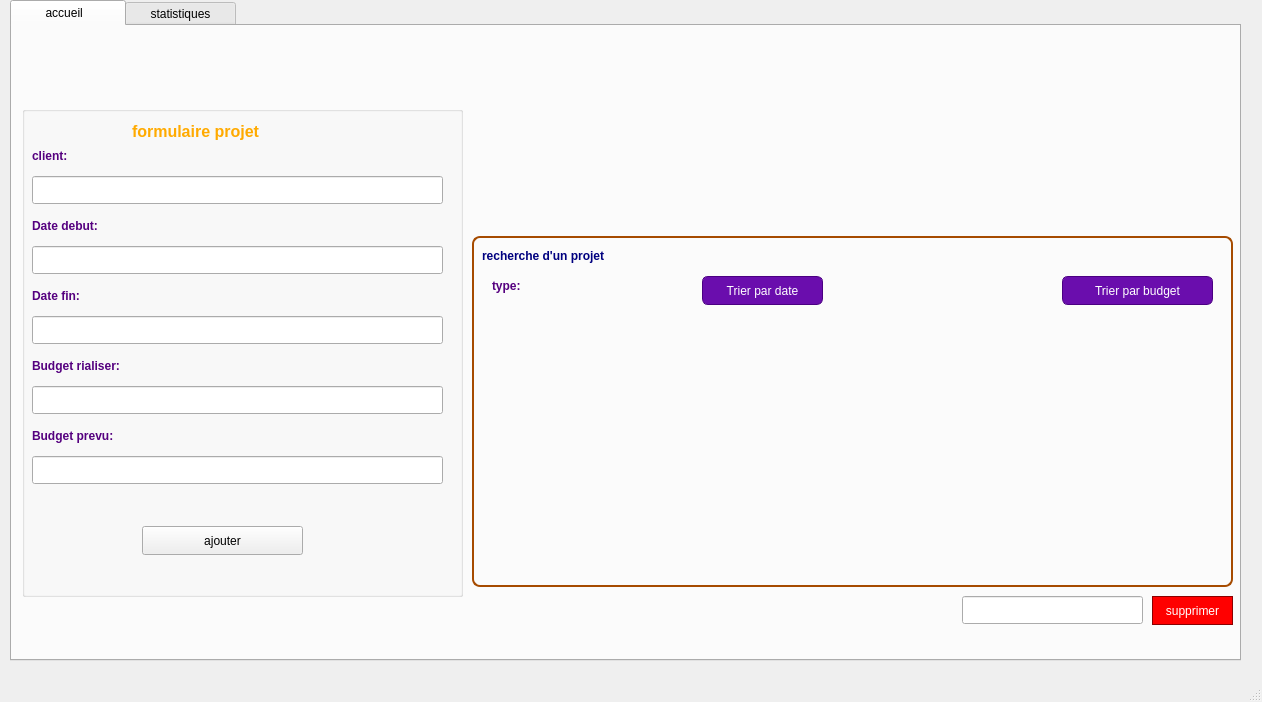
<?xml version="1.0" encoding="UTF-8"?>
<ui version="4.0">
 <class>gprojet</class>
 <widget class="QMainWindow" name="gprojet">
  <property name="geometry">
   <rect>
    <x>0</x>
    <y>0</y>
    <width>1262</width>
    <height>702</height>
   </rect>
  </property>
  <property name="windowTitle">
   <string>gprojet</string>
  </property>
  <widget class="QWidget" name="centralwidget">
   <widget class="QTabWidget" name="tabWidget">
    <property name="geometry">
     <rect>
      <x>10</x>
      <y>0</y>
      <width>1231</width>
      <height>661</height>
     </rect>
    </property>
    <property name="layoutDirection">
     <enum>Qt::LayoutDirection::LeftToRight</enum>
    </property>
    <property name="styleSheet">
     <string notr="true"/>
    </property>
    <property name="currentIndex">
     <number>0</number>
    </property>
    <property name="documentMode">
     <bool>false</bool>
    </property>
    <property name="tabsClosable">
     <bool>false</bool>
    </property>
    <property name="movable">
     <bool>false</bool>
    </property>
    <widget class="QWidget" name="acceuil">
     <attribute name="title">
      <string>       accueil         </string>
     </attribute>
     <widget class="QGroupBox" name="groupBox">
      <property name="geometry">
       <rect>
        <x>10</x>
        <y>80</y>
        <width>441</width>
        <height>491</height>
       </rect>
      </property>
      <property name="whatsThis">
       <string>&lt;html&gt;&lt;head/&gt;&lt;body&gt;&lt;p&gt;&lt;br/&gt;&lt;/p&gt;&lt;/body&gt;&lt;/html&gt;</string>
      </property>
      <property name="styleSheet">
       <string notr="true">background-color: #1E1E2F; color: white; QHeaderView::section { background-color: #5500FF; color: white; }.</string>
      </property>
      <property name="title">
       <string/>
      </property>
      <widget class="QLabel" name="lineEdit_ajoute">
       <property name="geometry">
        <rect>
         <x>110</x>
         <y>10</y>
         <width>211</width>
         <height>31</height>
        </rect>
       </property>
       <property name="text">
        <string>&lt;html&gt;&lt;head/&gt;&lt;body&gt;&lt;p&gt;&lt;span style=&quot; font-size:12pt; font-weight:700; color:#ffaa00;&quot;&gt;formulaire projet&lt;/span&gt;&lt;/p&gt;&lt;/body&gt;&lt;/html&gt;</string>
       </property>
      </widget>
      <widget class="QLineEdit" name="nomLineEdit">
       <property name="geometry">
        <rect>
         <x>10</x>
         <y>70</y>
         <width>411</width>
         <height>28</height>
        </rect>
       </property>
      </widget>
      <widget class="QLabel" name="label_nom">
       <property name="geometry">
        <rect>
         <x>10</x>
         <y>40</y>
         <width>211</width>
         <height>20</height>
        </rect>
       </property>
       <property name="text">
        <string>&lt;html&gt;&lt;head/&gt;&lt;body&gt;&lt;p&gt;&lt;span style=&quot; font-weight:700; color:#55007f;&quot;&gt;client:&lt;/span&gt;&lt;/p&gt;&lt;/body&gt;&lt;/html&gt;</string>
       </property>
      </widget>
      <widget class="QPushButton" name="addProjectButton">
       <property name="geometry">
        <rect>
         <x>120</x>
         <y>420</y>
         <width>161</width>
         <height>29</height>
        </rect>
       </property>
       <property name="styleSheet">
        <string notr="true"/>
       </property>
       <property name="text">
        <string>ajouter</string>
       </property>
      </widget>
      <widget class="QLabel" name="label_nom_3">
       <property name="geometry">
        <rect>
         <x>10</x>
         <y>110</y>
         <width>211</width>
         <height>20</height>
        </rect>
       </property>
       <property name="text">
        <string>&lt;html&gt;&lt;head/&gt;&lt;body&gt;&lt;p&gt;&lt;span style=&quot; font-weight:700; color:#55007f;&quot;&gt; Date debut:&lt;/span&gt;&lt;/p&gt;&lt;/body&gt;&lt;/html&gt;</string>
       </property>
      </widget>
      <widget class="QLabel" name="label_nom_4">
       <property name="geometry">
        <rect>
         <x>10</x>
         <y>180</y>
         <width>211</width>
         <height>20</height>
        </rect>
       </property>
       <property name="text">
        <string>&lt;html&gt;&lt;head/&gt;&lt;body&gt;&lt;p&gt;&lt;span style=&quot; font-weight:700; color:#55007f;&quot;&gt;Date fin:&lt;/span&gt;&lt;/p&gt;&lt;/body&gt;&lt;/html&gt;</string>
       </property>
      </widget>
      <widget class="QLabel" name="label_nom_5">
       <property name="geometry">
        <rect>
         <x>10</x>
         <y>250</y>
         <width>211</width>
         <height>20</height>
        </rect>
       </property>
       <property name="text">
        <string>&lt;html&gt;&lt;head/&gt;&lt;body&gt;&lt;p&gt;&lt;span style=&quot; font-weight:700; color:#55007f;&quot;&gt;Budget rialiser:&lt;/span&gt;&lt;/p&gt;&lt;/body&gt;&lt;/html&gt;</string>
       </property>
      </widget>
      <widget class="QLineEdit" name="dateDebutEdit">
       <property name="geometry">
        <rect>
         <x>10</x>
         <y>140</y>
         <width>411</width>
         <height>28</height>
        </rect>
       </property>
      </widget>
      <widget class="QLineEdit" name="dateFinEdit">
       <property name="geometry">
        <rect>
         <x>10</x>
         <y>210</y>
         <width>411</width>
         <height>28</height>
        </rect>
       </property>
      </widget>
      <widget class="QLineEdit" name="budgetRealiseLineEdit">
       <property name="geometry">
        <rect>
         <x>10</x>
         <y>280</y>
         <width>411</width>
         <height>28</height>
        </rect>
       </property>
      </widget>
      <widget class="QLabel" name="label_nom_6">
       <property name="geometry">
        <rect>
         <x>10</x>
         <y>320</y>
         <width>211</width>
         <height>20</height>
        </rect>
       </property>
       <property name="text">
        <string>&lt;html&gt;&lt;head/&gt;&lt;body&gt;&lt;p&gt;&lt;span style=&quot; font-weight:700; color:#55007f;&quot;&gt;Budget prevu:&lt;/span&gt;&lt;/p&gt;&lt;/body&gt;&lt;/html&gt;</string>
       </property>
      </widget>
      <widget class="QLineEdit" name="budgetPrevuLineEdit">
       <property name="geometry">
        <rect>
         <x>10</x>
         <y>350</y>
         <width>411</width>
         <height>28</height>
        </rect>
       </property>
      </widget>
     </widget>
     <widget class="QGroupBox" name="groupBox_recherche">
      <property name="geometry">
       <rect>
        <x>460</x>
        <y>190</y>
        <width>761</width>
        <height>371</height>
       </rect>
      </property>
      <property name="styleSheet">
       <string notr="true">QGroupBox {
    border: 2px solid #A64B00;
    border-radius: 8px;
    margin-top: 20px;
    background: qlineargradient(
        x1:0, y1:0, x2:1, y2:1,
        stop:0 white,
        stop:1 #FB8C00
    );
}

QGroupBox::title {
    subcontrol-origin: margin;
    subcontrol-position: top left;
    padding: 4px;
    color: white;
    font-weight: bold;
}

QGroupBox * {
    background: transparent;
    color: black;
}

QGroupBox QPushButton {
    background: #6A0DAD;         /* Mauve */
    color: white;
    border: 1px solid #4B0082;
    border-radius: 6px;
    padding: 5px 10px;
}

QGroupBox QPushButton:hover {
    background: #1B1B3A;         /* Bleu foncé au survol */
}

QGroupBox QComboBox {
    background: #6A0DAD;         /* Mauve */
    color: white;
    border: 1px solid #4B0082;
    border-radius: 6px;
    padding: 4px 8px;
}

QGroupBox QComboBox:hover {
    background: #1B1B3A;         /* Bleu foncé au survol */
}

QGroupBox QComboBox::drop-down {
    subcontrol-origin: padding;
    subcontrol-position: top right;
    width: 20px;
    border-left: 1px solid #4B0082;
    border-top-right-radius: 6px;
    border-bottom-right-radius: 6px;
    background: #6A0DAD;         /* Même mauve que le QComboBox */
}

QGroupBox QComboBox::down-arrow {
    width: 12px;
    height: 12px;
}</string>
      </property>
      <property name="title">
       <string/>
      </property>
      <widget class="QScrollArea" name="scrollArea">
       <property name="geometry">
        <rect>
         <x>10</x>
         <y>100</y>
         <width>741</width>
         <height>251</height>
        </rect>
       </property>
       <property name="widgetResizable">
        <bool>true</bool>
       </property>
       <widget class="QWidget" name="scrollAreaWidgetContents">
        <property name="geometry">
         <rect>
          <x>0</x>
          <y>0</y>
          <width>739</width>
          <height>249</height>
         </rect>
        </property>
        <widget class="QTableWidget" name="tableWidget">
         <property name="geometry">
          <rect>
           <x>0</x>
           <y>0</y>
           <width>741</width>
           <height>251</height>
          </rect>
         </property>
        </widget>
       </widget>
      </widget>
      <widget class="QLabel" name="label_rechercher">
       <property name="geometry">
        <rect>
         <x>10</x>
         <y>30</y>
         <width>341</width>
         <height>20</height>
        </rect>
       </property>
       <property name="text">
        <string>&lt;html&gt;&lt;head/&gt;&lt;body&gt;&lt;p&gt;&lt;span style=&quot; font-weight:700; color:#00007f;&quot;&gt;recherche d'un projet&lt;/span&gt;&lt;/p&gt;&lt;/body&gt;&lt;/html&gt;</string>
       </property>
      </widget>
      <widget class="QPushButton" name="sortByDateButton">
       <property name="geometry">
        <rect>
         <x>230</x>
         <y>60</y>
         <width>121</width>
         <height>29</height>
        </rect>
       </property>
       <property name="text">
        <string>Trier par date</string>
       </property>
      </widget>
      <widget class="QPushButton" name="sortByBudgetButton">
       <property name="geometry">
        <rect>
         <x>590</x>
         <y>60</y>
         <width>151</width>
         <height>29</height>
        </rect>
       </property>
       <property name="text">
        <string>Trier par budget</string>
       </property>
      </widget>
      <widget class="QLabel" name="label_nom_2">
       <property name="geometry">
        <rect>
         <x>20</x>
         <y>60</y>
         <width>71</width>
         <height>20</height>
        </rect>
       </property>
       <property name="text">
        <string>&lt;html&gt;&lt;head/&gt;&lt;body&gt;&lt;p&gt;&lt;span style=&quot; font-weight:700; color:#55007f;&quot;&gt;type:&lt;/span&gt;&lt;/p&gt;&lt;/body&gt;&lt;/html&gt;</string>
       </property>
      </widget>
     </widget>
     <widget class="QLabel" name="typeLineEdit">
      <property name="geometry">
       <rect>
        <x>470</x>
        <y>10</y>
        <width>731</width>
        <height>171</height>
       </rect>
      </property>
      <property name="autoFillBackground">
       <bool>false</bool>
      </property>
      <property name="text">
       <string/>
      </property>
     </widget>
     <widget class="QPushButton" name="deleteProjectButton">
      <property name="geometry">
       <rect>
        <x>1140</x>
        <y>570</y>
        <width>81</width>
        <height>29</height>
       </rect>
      </property>
      <property name="styleSheet">
       <string notr="true">QPushButton {
    background-color: red;
    color: white; /* Texte blanc pour contraste */
    border: 1px solid darkred; /* Bordure pour un meilleur rendu */
}
QPushButton:hover {
    background-color: darkred; /* Couleur au survol */
}</string>
      </property>
      <property name="text">
       <string>supprimer</string>
      </property>
     </widget>
     <widget class="QLineEdit" name="deleteLineEdit">
      <property name="geometry">
       <rect>
        <x>950</x>
        <y>570</y>
        <width>181</width>
        <height>28</height>
       </rect>
      </property>
     </widget>
    </widget>
    <widget class="QWidget" name="statistiques">
     <attribute name="title">
      <string>    statistiques    </string>
     </attribute>
     <widget class="QLabel" name="statistique">
      <property name="geometry">
       <rect>
        <x>230</x>
        <y>30</y>
        <width>861</width>
        <height>521</height>
       </rect>
      </property>
      <property name="text">
       <string/>
      </property>
     </widget>
    </widget>
   </widget>
  </widget>
  <widget class="QMenuBar" name="menubar">
   <property name="geometry">
    <rect>
     <x>0</x>
     <y>0</y>
     <width>1262</width>
     <height>25</height>
    </rect>
   </property>
  </widget>
  <widget class="QStatusBar" name="statusbar"/>
 </widget>
 <resources/>
 <connections/>
</ui>
